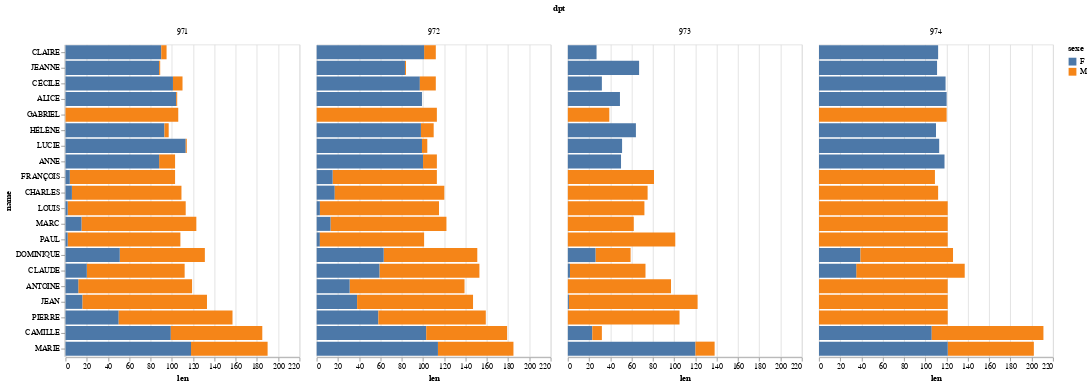

Notebook code cell kept with this figure:
### Code cell
alt.Chart(dom_tom).mark_bar().encode(
    alt.Y("name:N", sort="x"),
    alt.X("len:Q"),
    alt.Color("sexe:N"),
    alt.Column("dpt")
)

### Figure 1 — Vega-Lite specification as saved in the notebook (floating-point values rounded to 4 significant figures)
{"config": {"view": {"continuousWidth": 300, "continuousHeight": 300}}, "data": {"name": "data-37b11a876ec9e86f84b0350ba6697a92"}, "mark": {"type": "bar"}, "encoding": {"color": {"field": "sexe", "type": "nominal"}, "column": {"field": "dpt", "type": "quantitative"}, "x": {"field": "len", "type": "quantitative"}, "y": {"field": "name", "sort": "x", "type": "nominal"}}, "$schema": "https://vega.github.io/schema/vega-lite/v5.20.1.json", "datasets": {"data-37b11a876ec9e86f84b0350ba6697a92": [{"name": "ANTOINE", "dpt": 971, "sexe": "M", "len": 107}, {"name": "FRANÇOIS", "dpt": 974, "sexe": "M", "len": 109}, {"name": "PIERRE", "dpt": 974, "sexe": "M", "len": 121}, {"name": "MARIE", "dpt": 974, "sexe": "M", "len": 81}, {"name": "PAUL", "dpt": 971, "sexe": "M", "len": 106}, {"name": "JEANNE", "dpt": 971, "sexe": "F", "len": 88}, {"name": "DOMINIQUE", "dpt": 971, "sexe": "M", "len": 80}, {"name": "PAUL", "dpt": 971, "sexe": "F", "len": 2}, {"name": "ANNE", "dpt": 974, "sexe": "F", "len": 118}, {"name": "MARIE", "dpt": 973, "sexe": "F", "len": 120}, {"name": "CAMILLE", "dpt": 971, "sexe": "F", "len": 99}, {"name": "JEANNE", "dpt": 972, "sexe": "M", "len": 1}, {"name": "LUCIE", "dpt": 971, "sexe": "F", "len": 113}, {"name": "CÉCILE", "dpt": 971, "sexe": "M", "len": 9}, {"name": "MARIE", "dpt": 971, "sexe": "M", "len": 72}, {"name": "PAUL", "dpt": 972, "sexe": "F", "len": 3}, {"name": "HÉLÈNE", "dpt": 973, "sexe": "F", "len": 64}, {"name": "DOMINIQUE", "dpt": 974, "sexe": "F", "len": 39}, {"name": "GABRIEL", "dpt": 974, "sexe": "M", "len": 120}, {"name": "FRANÇOIS", "dpt": 971, "sexe": "M", "len": 99}, {"name": "CLAUDE", "dpt": 973, "sexe": "M", "len": 71}, {"name": "FRANÇOIS", "dpt": 973, "sexe": "M", "len": 81}, {"name": "CHARLES", "dpt": 972, "sexe": "F", "len": 17}, {"name": "CHARLES", "dpt": 971, "sexe": "M", "len": 103}, {"name": "CLAIRE", "dpt": 971, "sexe": "F", "len": 90}, {"name": "CLAUDE", "dpt": 973, "sexe": "F", "len": 2}, {"name": "CLAUDE", "dpt": 972, "sexe": "M", "len": 94}, {"name": "HÉLÈNE", "dpt": 974, "sexe": "F", "len": 110}, {"name": "CLAUDE", "dpt": 971, "sexe": "M", "len": 92}, {"name": "ANNE", "dpt": 972, "sexe": "F", "len": 100}, {"name": "ALICE", "dpt": 972, "sexe": "F", "len": 99}, {"name": "JEANNE", "dpt": 974, "sexe": "F", "len": 111}, {"name": "MARC", "dpt": 974, "sexe": "M", "len": 121}, {"name": "CÉCILE", "dpt": 972, "sexe": "F", "len": 97}, {"name": "PIERRE", "dpt": 972, "sexe": "F", "len": 58}, {"name": "ANTOINE", "dpt": 971, "sexe": "F", "len": 12}, {"name": "ALICE", "dpt": 971, "sexe": "F", "len": 104}, {"name": "MARC", "dpt": 972, "sexe": "M", "len": 109}, {"name": "LUCIE", "dpt": 972, "sexe": "M", "len": 5}, {"name": "MARC", "dpt": 973, "sexe": "M", "len": 62}, {"name": "CLAUDE", "dpt": 971, "sexe": "F", "len": 20}, {"name": "CAMILLE", "dpt": 973, "sexe": "F", "len": 23}, {"name": "PIERRE", "dpt": 971, "sexe": "F", "len": 50}, {"name": "PAUL", "dpt": 973, "sexe": "M", "len": 101}, {"name": "PIERRE", "dpt": 972, "sexe": "M", "len": 101}, {"name": "DOMINIQUE", "dpt": 971, "sexe": "F", "len": 51}, {"name": "MARC", "dpt": 971, "sexe": "M", "len": 108}, {"name": "ANNE", "dpt": 973, "sexe": "F", "len": 50}, {"name": "CLAUDE", "dpt": 974, "sexe": "M", "len": 102}, {"name": "JEAN", "dpt": 974, "sexe": "M", "len": 121}, {"name": "CLAIRE", "dpt": 972, "sexe": "M", "len": 11}, {"name": "ANNE", "dpt": 971, "sexe": "M", "len": 15}, {"name": "LOUIS", "dpt": 972, "sexe": "M", "len": 112}, {"name": "CAMILLE", "dpt": 971, "sexe": "M", "len": 86}, {"name": "JEAN", "dpt": 972, "sexe": "F", "len": 38}, {"name": "GABRIEL", "dpt": 972, "sexe": "M", "len": 113}, {"name": "CAMILLE", "dpt": 974, "sexe": "F", "len": 106}, {"name": "LOUIS", "dpt": 971, "sexe": "M", "len": 111}, {"name": "FRANÇOIS", "dpt": 971, "sexe": "F", "len": 4}, {"name": "FRANÇOIS", "dpt": 972, "sexe": "M", "len": 98}, {"name": "LUCIE", "dpt": 971, "sexe": "M", "len": 1}, {"name": "DOMINIQUE", "dpt": 972, "sexe": "M", "len": 88}, {"name": "DOMINIQUE", "dpt": 974, "sexe": "M", "len": 87}, {"name": "LOUIS", "dpt": 973, "sexe": "M", "len": 72}, {"name": "PAUL", "dpt": 972, "sexe": "M", "len": 98}, {"name": "GABRIEL", "dpt": 973, "sexe": "M", "len": 39}, {"name": "ALICE", "dpt": 974, "sexe": "F", "len": 120}, {"name": "DOMINIQUE", "dpt": 973, "sexe": "M", "len": 33}, {"name": "CÉCILE", "dpt": 973, "sexe": "F", "len": 32}, {"name": "CHARLES", "dpt": 973, "sexe": "M", "len": 75}, {"name": "ANTOINE", "dpt": 973, "sexe": "M", "len": 97}, {"name": "CÉCILE", "dpt": 974, "sexe": "F", "len": 119}, {"name": "ANTOINE", "dpt": 974, "sexe": "M", "len": 121}, {"name": "JEAN", "dpt": 973, "sexe": "M", "len": 121}, {"name": "MARIE", "dpt": 972, "sexe": "M", "len": 71}, {"name": "CHARLES", "dpt": 972, "sexe": "M", "len": 103}, {"name": "LUCIE", "dpt": 973, "sexe": "F", "len": 51}, {"name": "JEAN", "dpt": 971, "sexe": "F", "len": 16}, {"name": "ANNE", "dpt": 972, "sexe": "M", "len": 13}, {"name": "LUCIE", "dpt": 972, "sexe": "F", "len": 99}, {"name": "PIERRE", "dpt": 973, "sexe": "M", "len": 105}, {"name": "ALICE", "dpt": 973, "sexe": "F", "len": 49}, {"name": "ANTOINE", "dpt": 972, "sexe": "M", "len": 108}, {"name": "ANTOINE", "dpt": 972, "sexe": "F", "len": 31}, {"name": "CLAIRE", "dpt": 973, "sexe": "F", "len": 27}, {"name": "LOUIS", "dpt": 974, "sexe": "M", "len": 121}, {"name": "CAMILLE", "dpt": 972, "sexe": "F", "len": 103}, {"name": "JEAN", "dpt": 972, "sexe": "M", "len": 109}, {"name": "MARIE", "dpt": 972, "sexe": "F", "len": 114}, {"name": "CAMILLE", "dpt": 972, "sexe": "M", "len": 76}, {"name": "DOMINIQUE", "dpt": 973, "sexe": "F", "len": 26}, {"name": "CHARLES", "dpt": 971, "sexe": "F", "len": 6}, {"name": "JEANNE", "dpt": 973, "sexe": "F", "len": 67}, {"name": "HÉLÈNE", "dpt": 972, "sexe": "M", "len": 12}, {"name": "PIERRE", "dpt": 971, "sexe": "M", "len": 107}, {"name": "CLAIRE", "dpt": 971, "sexe": "M", "len": 5}, {"name": "MARC", "dpt": 972, "sexe": "F", "len": 13}, {"name": "GABRIEL", "dpt": 971, "sexe": "M", "len": 106}, {"name": "JEANNE", "dpt": 971, "sexe": "M", "len": 1}, {"name": "LOUIS", "dpt": 972, "sexe": "F", "len": 3}, {"name": "CÉCILE", "dpt": 971, "sexe": "F", "len": 101}, {"name": "CAMILLE", "dpt": 974, "sexe": "M", "len": 105}, {"name": "CLAUDE", "dpt": 974, "sexe": "F", "len": 35}, {"name": "MARIE", "dpt": 971, "sexe": "F", "len": 118}, {"name": "CHARLES", "dpt": 974, "sexe": "M", "len": 112}, {"name": "JEANNE", "dpt": 972, "sexe": "F", "len": 83}, {"name": "MARIE", "dpt": 974, "sexe": "F", "len": 121}, {"name": "LOUIS", "dpt": 971, "sexe": "F", "len": 2}, {"name": "CÉCILE", "dpt": 972, "sexe": "M", "len": 15}, {"name": "LUCIE", "dpt": 974, "sexe": "F", "len": 113}, {"name": "ALICE", "dpt": 971, "sexe": "M", "len": 1}, {"name": "HÉLÈNE", "dpt": 971, "sexe": "F", "len": 93}, {"name": "PAUL", "dpt": 974, "sexe": "M", "len": 121}, {"name": "JEAN", "dpt": 971, "sexe": "M", "len": 117}, {"name": "DOMINIQUE", "dpt": 972, "sexe": "F", "len": 63}, {"name": "FRANÇOIS", "dpt": 972, "sexe": "F", "len": 15}, {"name": "CLAIRE", "dpt": 974, "sexe": "F", "len": 112}, {"name": "JEAN", "dpt": 973, "sexe": "F", "len": 1}, {"name": "MARIE", "dpt": 973, "sexe": "M", "len": 18}, {"name": "ANNE", "dpt": 971, "sexe": "F", "len": 88}, {"name": "MARC", "dpt": 971, "sexe": "F", "len": 15}, {"name": "HÉLÈNE", "dpt": 972, "sexe": "F", "len": 98}, {"name": "CLAIRE", "dpt": 972, "sexe": "F", "len": 101}, {"name": "CAMILLE", "dpt": 973, "sexe": "M", "len": 9}, {"name": "CLAUDE", "dpt": 972, "sexe": "F", "len": 59}, {"name": "HÉLÈNE", "dpt": 971, "sexe": "M", "len": 4}]}}
